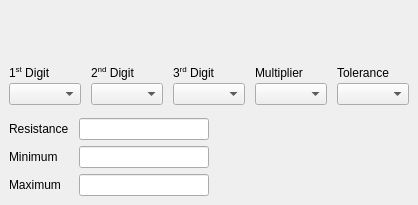
      <widget class="QWidget" name="tab_5b">
       <attribute name="title">
        <string>5 Band</string>
       </attribute>
       <layout class="QVBoxLayout" name="verticalLayout_6">
        <property name="leftMargin">
         <number>9</number>
        </property>
        <property name="topMargin">
         <number>26</number>
        </property>
        <property name="rightMargin">
         <number>9</number>
        </property>
        <property name="bottomMargin">
         <number>9</number>
        </property>
        <item>
         <layout class="QHBoxLayout" name="horizontalLayout_5b_svg">
          <property name="bottomMargin">
           <number>20</number>
          </property>
          <item>
           <spacer name="horizontalSpacer_6">
            <property name="orientation">
             <enum>Qt::Horizontal</enum>
            </property>
            <property name="sizeHint" stdset="0">
             <size>
              <width>40</width>
              <height>20</height>
             </size>
            </property>
           </spacer>
          </item>
          <item>
           <spacer name="horizontalSpacer_7">
            <property name="orientation">
             <enum>Qt::Horizontal</enum>
            </property>
            <property name="sizeHint" stdset="0">
             <size>
              <width>40</width>
              <height>20</height>
             </size>
            </property>
           </spacer>
          </item>
         </layout>
        </item>
        <item>
         <layout class="QGridLayout" name="gridLayout_4" columnstretch="10,10,10,20,20">
          <property name="horizontalSpacing">
           <number>10</number>
          </property>
          <property name="verticalSpacing">
           <number>3</number>
          </property>
          <item row="0" column="4">
           <widget class="QLabel" name="label_8">
            <property name="text">
             <string>Tolerance</string>
            </property>
           </widget>
          </item>
          <item row="1" column="0">
           <widget class="QComboBox" name="comboBox_1d_5b">
            <property name="sizePolicy">
             <sizepolicy hsizetype="Expanding" vsizetype="Fixed">
              <horstretch>0</horstretch>
              <verstretch>0</verstretch>
             </sizepolicy>
            </property>
           </widget>
          </item>
          <item row="0" column="0">
           <widget class="QLabel" name="label_6">
            <property name="text">
             <string>&lt;html&gt;&lt;head/&gt;&lt;body&gt;&lt;p&gt;1&lt;span style=&quot; vertical-align:super;&quot;&gt;st&lt;/span&gt; Digit&lt;/p&gt;&lt;/body&gt;&lt;/html&gt;</string>
            </property>
            <property name="textFormat">
             <enum>Qt::RichText</enum>
            </property>
           </widget>
          </item>
          <item row="0" column="2">
           <widget class="QLabel" name="label_25">
            <property name="text">
             <string>&lt;html&gt;&lt;head/&gt;&lt;body&gt;&lt;p&gt;3&lt;span style=&quot; vertical-align:super;&quot;&gt;rd&lt;/span&gt; Digit&lt;/p&gt;&lt;/body&gt;&lt;/html&gt;</string>
            </property>
            <property name="textFormat">
             <enum>Qt::RichText</enum>
            </property>
           </widget>
          </item>
          <item row="0" column="1">
           <widget class="QLabel" name="label_7">
            <property name="text">
             <string>&lt;html&gt;&lt;head/&gt;&lt;body&gt;&lt;p&gt;2&lt;span style=&quot; vertical-align:super;&quot;&gt;nd&lt;/span&gt; Digit&lt;/p&gt;&lt;/body&gt;&lt;/html&gt;</string>
            </property>
            <property name="textFormat">
             <enum>Qt::RichText</enum>
            </property>
           </widget>
          </item>
          <item row="0" column="3">
           <widget class="QLabel" name="label_13">
            <property name="text">
             <string>Multiplier</string>
            </property>
           </widget>
          </item>
          <item row="1" column="4">
           <widget class="QComboBox" name="comboBox_t_5b">
            <property name="sizePolicy">
             <sizepolicy hsizetype="Expanding" vsizetype="Fixed">
              <horstretch>0</horstretch>
              <verstretch>0</verstretch>
             </sizepolicy>
            </property>
           </widget>
          </item>
          <item row="1" column="1">
           <widget class="QComboBox" name="comboBox_2d_5b">
            <property name="sizePolicy">
             <sizepolicy hsizetype="Expanding" vsizetype="Fixed">
              <horstretch>0</horstretch>
              <verstretch>0</verstretch>
             </sizepolicy>
            </property>
           </widget>
          </item>
          <item row="1" column="2">
           <widget class="QComboBox" name="comboBox_3d_5b">
            <property name="sizePolicy">
             <sizepolicy hsizetype="Expanding" vsizetype="Fixed">
              <horstretch>0</horstretch>
              <verstretch>0</verstretch>
             </sizepolicy>
            </property>
           </widget>
          </item>
          <item row="1" column="3">
           <widget class="QComboBox" name="comboBox_m_5b">
            <property name="sizePolicy">
             <sizepolicy hsizetype="Expanding" vsizetype="Fixed">
              <horstretch>0</horstretch>
              <verstretch>0</verstretch>
             </sizepolicy>
            </property>
           </widget>
          </item>
         </layout>
        </item>
        <item>
         <spacer name="verticalSpacer_4">
          <property name="orientation">
           <enum>Qt::Vertical</enum>
          </property>
          <property name="sizeType">
           <enum>QSizePolicy::Expanding</enum>
          </property>
          <property name="sizeHint" stdset="0">
           <size>
            <width>20</width>
            <height>0</height>
           </size>
          </property>
         </spacer>
        </item>
        <item>
         <layout class="QHBoxLayout" name="horizontalLayout_6">
          <item>
           <layout class="QFormLayout" name="formLayout_2">
            <property name="horizontalSpacing">
             <number>10</number>
            </property>
            <property name="verticalSpacing">
             <number>6</number>
            </property>
            <item row="1" column="0">
             <widget class="QLabel" name="label_9">
              <property name="text">
               <string>Resistance</string>
              </property>
             </widget>
            </item>
            <item row="1" column="1">
             <widget class="QLineEdit" name="lineEdit_resistance_5b">
              <property name="alignment">
               <set>Qt::AlignCenter</set>
              </property>
              <property name="readOnly">
               <bool>true</bool>
              </property>
             </widget>
            </item>
            <item row="2" column="0">
             <widget class="QLabel" name="label_10">
              <property name="text">
               <string>Minimum</string>
              </property>
             </widget>
            </item>
            <item row="2" column="1">
             <widget class="QLineEdit" name="lineEdit_resistance_min_5b">
              <property name="alignment">
               <set>Qt::AlignCenter</set>
              </property>
              <property name="readOnly">
               <bool>true</bool>
              </property>
             </widget>
            </item>
            <item row="3" column="0">
             <widget class="QLabel" name="label_14">
              <property name="text">
               <string>Maximum</string>
              </property>
             </widget>
            </item>
            <item row="3" column="1">
             <widget class="QLineEdit" name="lineEdit_resistance_max_5b">
              <property name="alignment">
               <set>Qt::AlignCenter</set>
              </property>
              <property name="readOnly">
               <bool>true</bool>
              </property>
             </widget>
            </item>
            <item row="0" column="0">
             <spacer name="verticalSpacer_8">
              <property name="orientation">
               <enum>Qt::Vertical</enum>
              </property>
              <property name="sizeHint" stdset="0">
               <size>
                <width>20</width>
                <height>1</height>
               </size>
              </property>
             </spacer>
            </item>
           </layout>
          </item>
          <item>
           <spacer name="horizontalSpacer_3">
            <property name="orientation">
             <enum>Qt::Horizontal</enum>
            </property>
            <property name="sizeHint" stdset="0">
             <size>
              <width>40</width>
              <height>20</height>
             </size>
            </property>
           </spacer>
          </item>
         </layout>
        </item>
       </layout>
      </widget>
